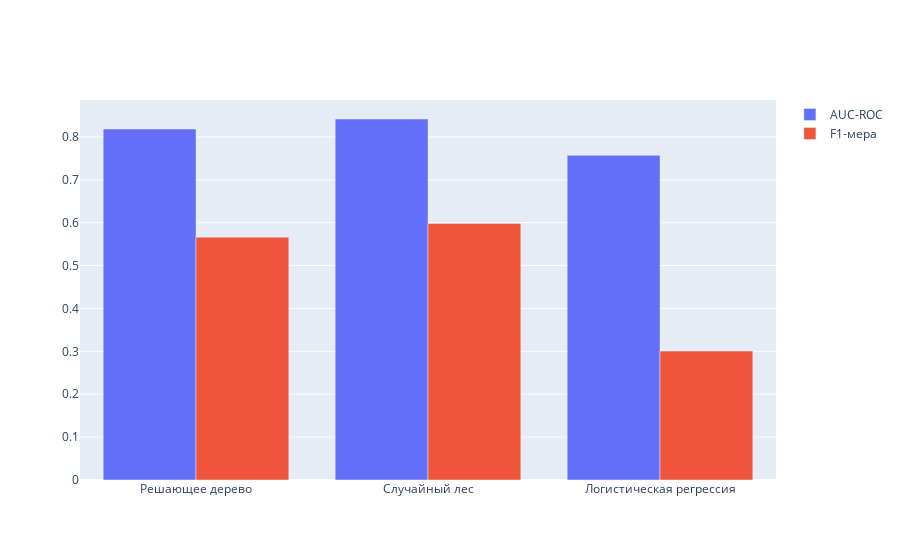

Write notebook code for a chart like this one.
### Code cell
labels = ['Решающее дерево', 'Случайный лес', 'Логистическая регрессия']
auc = [auc_dtc, auc_rfc, auc_lc]
f1 = [f1_score(target_valid, pred_dtc), f1_score(target_valid, pred_rfc), f1_score(target_valid, pred_clf)]

fig = go.Figure(data=[
    go.Bar(name='AUC-ROC', x=labels, y=auc),
    go.Bar(name='F1-мера', x=labels, y=f1)
])

fig.show()

### Figure 1 — Plotly figure (JSON) as saved in the notebook; plotly's stock layout.template omitted (floating-point values rounded to 4 significant figures)
{"data": [{"name": "AUC-ROC", "type": "bar", "x": ["Решающее дерево", "Случайный лес", "Логистическая регрессия"], "y": [0.8184, 0.8417, 0.7571]}, {"name": "F1-мера", "type": "bar", "x": ["Решающее дерево", "Случайный лес", "Логистическая регрессия"], "y": [0.5663, 0.5983, 0.3006]}], "layout": {}}
